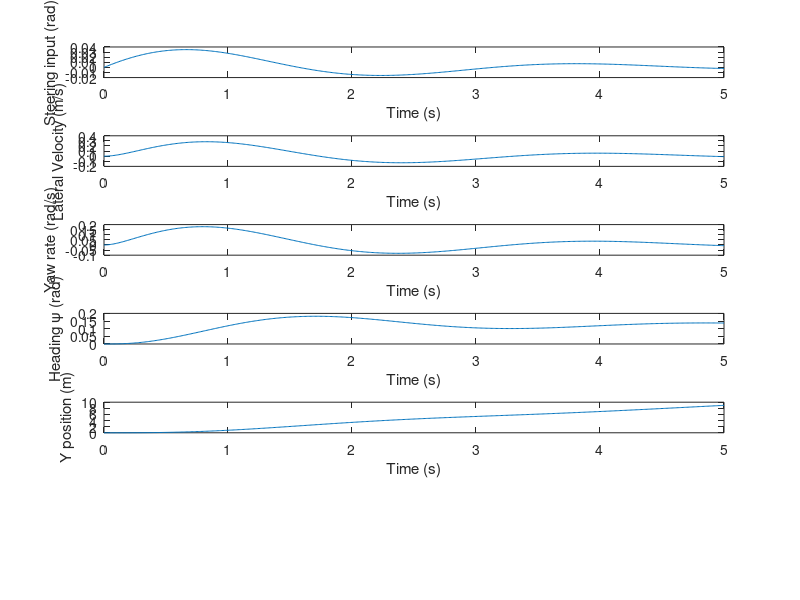

MATLAB code for this plot:
%Linearized Dynamic Bicycle Model via a state space representation. 
%Leander Tenbarge

%Parameters (resembling a passenger van):
m = 1500;         % Vehicle mass (kg)
Iz = 2250;         % Yaw moment of inertia (kg*m^2)
Lf = 1.2;             % Distance from CG to front axle (m)
Lr = 1.6;             % Distance from CG to rear axle (m)
Cf = 80000;      % Front cornering stiffness (N/rad)
Cr = 80000;      % Rear cornering stiffness (N/rad)
vx = 15;             % Longitudinal velocity (m/s)

% State Space Representation 
A = [ -((Cf+Cr)/(m*vx))        , -((Cf*Lf-Cr*Lr)/(m*vx))         ,0, 0,0;
        -((Cf*Lf-Cr*Lr)/(Iz*vx)), -((Cf*Lf^2+Cr*Lr^2)/(Iz*vx)),0,0,0;
        0                                    ,1                                               ,0,0,0;
        0                                    ,0                                               ,0,0,0;
        1                                     ,0                                              ,vx,0,0];
B = [Cf/m;
        Cf*Lf/Iz;
        0;
        0;
        0;];
C = eye(5);
D = zeros(5,1);
sys = ss(A,B,C,D);

% Running the Simulation
t = 0:0.01:5;                % Time vector (0 to 5 seconds);
delta = zeros(size(t));
for i = 1:length(t)
    delta(i) = .05*sin(t(i)/.5)*exp(-.5*t(i));  % Define delta as sin(t/2)
end


% Simulation the Response of the function:
[y, t, x] = lsim(sys, delta, t);



% Plot selected states (e.g., lateral velocity, yaw rate, heading):
figure;
title('State Response to Sinusoidal Input');
subplot(6,1,1);
plot(t, delta); 
ylabel('Steering input (rad)');
xlabel('Time (s)');

subplot(6,1,2);
plot(t, x(:,1)); 
ylabel('Lateral Velocity (m/s)');
xlabel('Time (s)');

subplot(6,1,3);
plot(t,x(:,2));
ylabel("Yaw rate (rad/s)")
xlabel('Time (s)');

subplot(6,1,4);
plot(t, x(:,3)); 
ylabel('Heading \psi (rad)'); 
xlabel('Time (s)');

subplot(6,1,5);
plot(t,x(:,4));
ylabel('X position (m)')

xlabel('Time (s)');
subplot(6,1,5);
plot(t,x(:,5));
ylabel('Y position (m)')
xlabel('Time (s)');





